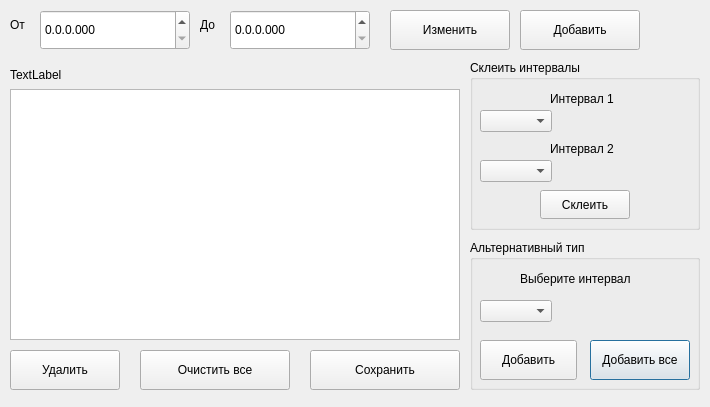
<?xml version="1.0" encoding="UTF-8"?>
<ui version="4.0">
 <class>Dialog</class>
 <widget class="QDialog" name="Dialog">
  <property name="geometry">
   <rect>
    <x>0</x>
    <y>0</y>
    <width>710</width>
    <height>407</height>
   </rect>
  </property>
  <property name="windowTitle">
   <string>Настройка интервалов</string>
  </property>
  <widget class="QLabel" name="label_7">
   <property name="geometry">
    <rect>
     <x>10</x>
     <y>10</y>
     <width>30</width>
     <height>30</height>
    </rect>
   </property>
   <property name="font">
    <font>
     <pointsize>9</pointsize>
    </font>
   </property>
   <property name="text">
    <string>От</string>
   </property>
  </widget>
  <widget class="QTimeEdit" name="fromInterval_timeEdit">
   <property name="geometry">
    <rect>
     <x>40</x>
     <y>10</y>
     <width>150</width>
     <height>40</height>
    </rect>
   </property>
   <property name="displayFormat">
    <string>H.m.s.zzz</string>
   </property>
  </widget>
  <widget class="QLabel" name="label_8">
   <property name="geometry">
    <rect>
     <x>200</x>
     <y>10</y>
     <width>30</width>
     <height>30</height>
    </rect>
   </property>
   <property name="font">
    <font>
     <pointsize>9</pointsize>
    </font>
   </property>
   <property name="text">
    <string>До</string>
   </property>
  </widget>
  <widget class="QTimeEdit" name="toInterval_timeEdit">
   <property name="geometry">
    <rect>
     <x>230</x>
     <y>10</y>
     <width>140</width>
     <height>40</height>
    </rect>
   </property>
   <property name="displayFormat">
    <string>H.m.s.zzz</string>
   </property>
  </widget>
  <widget class="QGroupBox" name="alternativeIntervals_groupBox">
   <property name="geometry">
    <rect>
     <x>470</x>
     <y>240</y>
     <width>230</width>
     <height>150</height>
    </rect>
   </property>
   <property name="title">
    <string>Альтернативный тип</string>
   </property>
   <widget class="QPushButton" name="addAllIntervals_pushButton">
    <property name="geometry">
     <rect>
      <x>120</x>
      <y>100</y>
      <width>100</width>
      <height>40</height>
     </rect>
    </property>
    <property name="text">
     <string>Добавить все</string>
    </property>
   </widget>
   <widget class="QLabel" name="label_3">
    <property name="geometry">
     <rect>
      <x>50</x>
      <y>30</y>
      <width>140</width>
      <height>17</height>
     </rect>
    </property>
    <property name="text">
     <string>Выберите интервал</string>
    </property>
   </widget>
   <widget class="QComboBox" name="alternativeIntervals_comboBox">
    <property name="geometry">
     <rect>
      <x>10</x>
      <y>60</y>
      <width>210</width>
      <height>23</height>
     </rect>
    </property>
    <property name="sizeAdjustPolicy">
     <enum>QComboBox::AdjustToContents</enum>
    </property>
   </widget>
   <widget class="QPushButton" name="addInterval_pushButton">
    <property name="geometry">
     <rect>
      <x>10</x>
      <y>100</y>
      <width>97</width>
      <height>40</height>
     </rect>
    </property>
    <property name="text">
     <string>Добавить</string>
    </property>
   </widget>
  </widget>
  <widget class="QListWidget" name="intervals_listBox">
   <property name="geometry">
    <rect>
     <x>10</x>
     <y>89</y>
     <width>450</width>
     <height>251</height>
    </rect>
   </property>
   <property name="font">
    <font>
     <pointsize>8</pointsize>
    </font>
   </property>
   <property name="selectionMode">
    <enum>QAbstractItemView::ExtendedSelection</enum>
   </property>
  </widget>
  <widget class="QPushButton" name="deleteInterval_button">
   <property name="geometry">
    <rect>
     <x>10</x>
     <y>350</y>
     <width>110</width>
     <height>40</height>
    </rect>
   </property>
   <property name="text">
    <string>Удалить</string>
   </property>
  </widget>
  <widget class="QPushButton" name="clearAllIntervals_button">
   <property name="geometry">
    <rect>
     <x>140</x>
     <y>350</y>
     <width>150</width>
     <height>40</height>
    </rect>
   </property>
   <property name="text">
    <string>Очистить все</string>
   </property>
  </widget>
  <widget class="QGroupBox" name="joinIntervals_groupBox">
   <property name="geometry">
    <rect>
     <x>470</x>
     <y>60</y>
     <width>230</width>
     <height>170</height>
    </rect>
   </property>
   <property name="title">
    <string>Склеить интервалы</string>
   </property>
   <widget class="QLabel" name="label">
    <property name="geometry">
     <rect>
      <x>80</x>
      <y>30</y>
      <width>80</width>
      <height>17</height>
     </rect>
    </property>
    <property name="text">
     <string>Интервал 1</string>
    </property>
   </widget>
   <widget class="QLabel" name="label_2">
    <property name="geometry">
     <rect>
      <x>80</x>
      <y>80</y>
      <width>80</width>
      <height>17</height>
     </rect>
    </property>
    <property name="text">
     <string>Интервал 2</string>
    </property>
   </widget>
   <widget class="QPushButton" name="joinIntervals_pushButton">
    <property name="geometry">
     <rect>
      <x>70</x>
      <y>130</y>
      <width>90</width>
      <height>29</height>
     </rect>
    </property>
    <property name="text">
     <string>Склеить</string>
    </property>
   </widget>
   <widget class="QComboBox" name="interval1_comboBox">
    <property name="geometry">
     <rect>
      <x>10</x>
      <y>50</y>
      <width>210</width>
      <height>23</height>
     </rect>
    </property>
    <property name="sizeAdjustPolicy">
     <enum>QComboBox::AdjustToContents</enum>
    </property>
   </widget>
   <widget class="QComboBox" name="interval2_comboBox">
    <property name="geometry">
     <rect>
      <x>10</x>
      <y>100</y>
      <width>210</width>
      <height>23</height>
     </rect>
    </property>
    <property name="maxVisibleItems">
     <number>10</number>
    </property>
    <property name="sizeAdjustPolicy">
     <enum>QComboBox::AdjustToContents</enum>
    </property>
   </widget>
  </widget>
  <widget class="QPushButton" name="saveIntervals_button">
   <property name="geometry">
    <rect>
     <x>310</x>
     <y>350</y>
     <width>150</width>
     <height>40</height>
    </rect>
   </property>
   <property name="text">
    <string>Сохранить</string>
   </property>
  </widget>
  <widget class="QPushButton" name="changeInterval_button">
   <property name="geometry">
    <rect>
     <x>390</x>
     <y>10</y>
     <width>120</width>
     <height>40</height>
    </rect>
   </property>
   <property name="text">
    <string>Изменить</string>
   </property>
  </widget>
  <widget class="QPushButton" name="addInterval_button">
   <property name="geometry">
    <rect>
     <x>520</x>
     <y>10</y>
     <width>120</width>
     <height>40</height>
    </rect>
   </property>
   <property name="text">
    <string>Добавить</string>
   </property>
  </widget>
  <widget class="QLabel" name="label_4">
   <property name="geometry">
    <rect>
     <x>10</x>
     <y>60</y>
     <width>450</width>
     <height>30</height>
    </rect>
   </property>
   <property name="text">
    <string>TextLabel</string>
   </property>
  </widget>
 </widget>
 <resources/>
 <connections/>
</ui>
